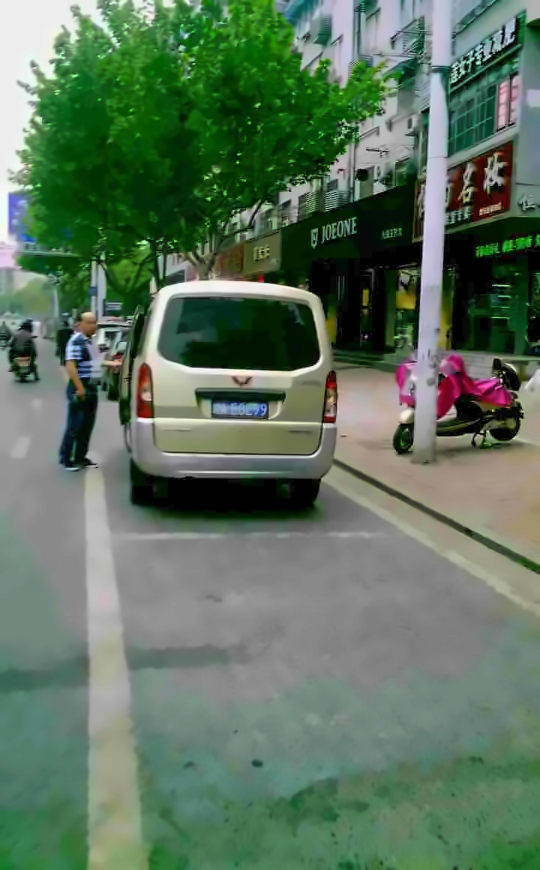
#> input picture images_processed/0023-2_2-286&531_360&558-360&558_286&555_286&531_360&534-0_0_4_32_4_33_33-101-5.jpg, 1080 x 1740 px, given as the content of the folder images, which was not available (shown at 1/2 size)
$ jupyter execute --allow-errors vc_pratica1_grupo1.ipynb   (older library calls are emulated)   (text cells are left out)
#> lines starting #> are read from the running program, lines starting #| are printed output that depends on the picture; pictures that were not available may be replaced by others from this repository, and a replacement may not be noted
### preprocessing_pipeline.py
"""Pipeline de pre-processamento de placas veiculares — SOMENTE filtros lineares.

Blocos disponiveis (todos lineares ou afins, ver ``LINEAR_BLOCKS``):

* conversao para cinza      -> combinacao linear fixa dos canais B, G, R
* suavizacao gaussiana      -> convolucao (linear, invariante ao deslocamento)
* normalizacao afim         -> T(r) = a*r + b, uma reta aplicada pixel a pixel
* unsharp mask              -> I + k*(I - G*I) = convolucao com (1+k)*delta - k*G

Nao ha nenhum operador de ordem (mediana), nenhum peso dependente do conteudo
(bilateral, non-local means), nenhuma equalizacao de histograma (global ou
CLAHE) e nenhuma curva nao-linear de intensidade (gamma, log). Isso e
verificado numericamente em ``check_linearity``.

Dois pipelines usam exatamente os mesmos blocos:

* ``pipeline_global``    -> parametros FIXOS, identicos para as 100 imagens
                             (a pergunta da pratica: um pipeline serve a todas?)
* ``pipeline_adaptive``  -> mesmos blocos, parametros escolhidos pelo
                             diagnostico da imagem e estatisticas do recorte
                             da placa (contraponto para a analise).
"""

import re
import sqlite3
from dataclasses import dataclass, asdict
from pathlib import Path

import cv2
import numpy as np
import pandas as pd
from skimage.restoration import estimate_sigma

CCPD_PATTERN = re.compile(
    r"^(?P<area>\d+)-(?P<tilt_h>\d+)_(?P<tilt_v>\d+)-"
    r"(?P<x1>\d+)&(?P<y1>\d+)_(?P<x2>\d+)&(?P<y2>\d+)-"
    r"(?P<v1x>\d+)&(?P<v1y>\d+)_(?P<v2x>\d+)&(?P<v2y>\d+)_"
    r"(?P<v3x>\d+)&(?P<v3y>\d+)_(?P<v4x>\d+)&(?P<v4y>\d+)-"
    r"(?P<plate_code>[\d_]+)-(?P<brightness_ccpd>\d+)-(?P<blur_ccpd>\d+)$"
)

# Limiares fixos calibrados a partir de mean +/- 0.5*std das metricas do
# RECORTE DA PLACA nas 100 imagens (secao de categorizacao do notebook),
# congelados em valores absolutos para permitir diagnosticar UMA imagem isolada.
BRIGHTNESS_LOW = 50.56
BRIGHTNESS_HIGH = 117.2
CONTRAST_LOW = 18.35
SHARPNESS_LOW = 61.13
NOISE_HIGH = 0.2357
PLATE_AREA_LOW = 0.01825


# --------------------------------------------------------------------------- #
# Metadados e metricas
# --------------------------------------------------------------------------- #
def parse_ccpd_bbox(filename_stem):
    m = CCPD_PATTERN.match(filename_stem)
    if m is None:
        return None
    g = m.groupdict()
    return (int(g["x1"]), int(g["y1"]), int(g["x2"]), int(g["y2"]))


def _clamp_bbox(x1, y1, x2, y2, w, h):
    x1, x2 = sorted((max(0, min(x1, w - 1)), max(0, min(x2, w - 1))))
    y1, y2 = sorted((max(0, min(y1, h - 1)), max(0, min(y2, h - 1))))
    if x2 <= x1:
        x2 = min(x1 + 1, w - 1)
    if y2 <= y1:
        y2 = min(y1 + 1, h - 1)
    return x1, y1, x2, y2


def to_gray(img):
    """BGR -> cinza (0.114 B + 0.587 G + 0.299 R). Ja em cinza: retorna como esta."""
    if img.ndim == 2:
        return img
    return cv2.cvtColor(img, cv2.COLOR_BGR2GRAY)


def compute_metrics(img, bbox=None):
    """Metricas objetivas na regiao da placa (se bbox) ou na imagem inteira."""
    h, w = img.shape[:2]
    plate_area_ratio = None
    if bbox is not None:
        x1, y1, x2, y2 = _clamp_bbox(*bbox, w, h)
        region = img[y1:y2, x1:x2]
        plate_area_ratio = ((x2 - x1) * (y2 - y1)) / (w * h)
    else:
        region = img

    gray = to_gray(region)
    noise_sigma = float(estimate_sigma(gray, average_sigmas=True, channel_axis=None))
    clipped = float(np.mean((gray <= 0) | (gray >= 255)))
    contrast = float(gray.std())
    lap_var = float(cv2.Laplacian(gray, cv2.CV_64F).var())
    return {
        "brightness_mean": float(gray.mean()),
        "contrast_std": contrast,
        "sharpness_laplacian_var": lap_var,
        # nitidez relativa: desvio do Laplaciano / desvio da imagem. Invariante
        # a T(r) = a*r + b, entao mede ganho de alta frequencia de verdade e
        # nao o simples reescalonamento de intensidade.
        "relative_sharpness": float(np.sqrt(lap_var) / max(contrast, 1e-6)),
        "noise_estimate": noise_sigma,
        "clipped_fraction": clipped,
        "plate_area_ratio": plate_area_ratio,
    }


def diagnose(metrics):
    flags = {
        "baixa_luz": metrics["brightness_mean"] < BRIGHTNESS_LOW,
        "estourada": metrics["brightness_mean"] > BRIGHTNESS_HIGH,
        "baixo_contraste": metrics["contrast_std"] < CONTRAST_LOW,
        "desfocada": metrics["sharpness_laplacian_var"] < SHARPNESS_LOW,
        "ruidosa": metrics["noise_estimate"] > NOISE_HIGH,
        "placa_pequena": False,
    }
    if metrics["plate_area_ratio"] is not None:
        flags["placa_pequena"] = metrics["plate_area_ratio"] < PLATE_AREA_LOW
    return flags


# --------------------------------------------------------------------------- #
# Blocos lineares
# --------------------------------------------------------------------------- #
def gaussian_smooth(gray, sigma):
    """Convolucao com kernel gaussiano. sigma <= 0 desliga o bloco (identidade)."""
    if sigma <= 0:
        return gray.astype(np.float32)
    return cv2.GaussianBlur(gray.astype(np.float32), (0, 0), sigma)


def affine_coefficients(gray, target_mean=127.0, target_std=60.0, stats_region=None):
    """Coeficientes (a, b) da reta T(r) = a*r + b que leva a regiao de
    referencia a ter media/desvio alvo. A regiao e apenas de onde as
    estatisticas sao lidas; a reta e aplicada a imagem inteira."""
    ref = gray if stats_region is None else stats_region
    mu, sd = float(np.mean(ref)), float(np.std(ref))
    a = target_std / max(sd, 1e-6)
    b = target_mean - a * mu
    return a, b


def affine_intensity(gray, a, b):
    """Transformacao linear de intensidade T(r) = a*r + b (sem clipping —
    o clipping para uint8 acontece so na saida, em ``to_uint8``)."""
    return a * gray.astype(np.float32) + b


def unsharp_mask(gray, sigma, amount):
    """I + amount*(I - G_sigma * I). Equivale a UMA convolucao com o kernel
    (1+amount)*delta - amount*G_sigma. amount <= 0 desliga o bloco."""
    g = gray.astype(np.float32)
    if amount <= 0 or sigma <= 0:
        return g
    blurred = cv2.GaussianBlur(g, (0, 0), sigma)
    return cv2.addWeighted(g, 1.0 + amount, blurred, -amount, 0.0)


def to_uint8(img_f32):
    return np.clip(np.rint(img_f32), 0, 255).astype(np.uint8)


LINEAR_BLOCKS = {
    "to_gray": "combinacao linear fixa dos canais (0.114B + 0.587G + 0.299R)",
    "gaussian_smooth": "convolucao com kernel gaussiano normalizado",
    "affine_intensity": "T(r) = a*r + b (reta; a, b sao escalares)",
    "unsharp_mask": "convolucao com (1+k)*delta - k*G_sigma",
}


# --------------------------------------------------------------------------- #
# Pipelines
# --------------------------------------------------------------------------- #
@dataclass
class PipelineParams:
    smooth_sigma: float = 0.0      # 0 = bloco gaussiano desligado
    target_mean: float = 127.0
    target_std: float = 60.0
    sharpen_sigma: float = 2.5
    sharpen_amount: float = 1.0    # 0 = unsharp mask desligado


# Escolhidos por busca em grade sobre as 100 imagens, maximizando a taxa de
# sucesso da metrica proposta (secao "Calibracao" do notebook). A suavizacao
# gaussiana global saiu perdendo em TODAS as configuracoes testadas.
GLOBAL_PARAMS = PipelineParams(smooth_sigma=0.0, target_std=60.0, sharpen_sigma=2.5, sharpen_amount=1.0)


def run_linear_pipeline(img_bgr, params, stats_bbox=None, return_stages=False):
    """Cinza -> suavizacao gaussiana -> normalizacao afim -> unsharp mask.

    ``stats_bbox`` (opcional) restringe de onde a normalizacao afim le media e
    desvio; a transformacao continua sendo aplicada a imagem inteira.
    """
    gray = to_gray(img_bgr)
    smoothed = gaussian_smooth(gray, params.smooth_sigma)

    stats_region = None
    if stats_bbox is not None:
        h, w = gray.shape
        x1, y1, x2, y2 = _clamp_bbox(*stats_bbox, w, h)
        stats_region = smoothed[y1:y2, x1:x2]
    a, b = affine_coefficients(smoothed, params.target_mean, params.target_std, stats_region)
    normalized = affine_intensity(smoothed, a, b)

    sharpened = unsharp_mask(normalized, params.sharpen_sigma, params.sharpen_amount)
    out = to_uint8(sharpened)

    if return_stages:
        stages = {
            "1_cinza": gray,
            "2_gauss": to_uint8(smoothed),
            "3_afim": to_uint8(normalized),
            "4_unsharp": out,
        }
        return out, (a, b), stages
    return out, (a, b)


def pipeline_global(img_bgr, bbox=None):
    """Pipeline A: mesmos parametros para todas as imagens; estatisticas da
    normalizacao lidas da imagem inteira (``bbox`` e ignorado de proposito:
    o pipeline global nao usa a anotacao da placa)."""
    del bbox
    out, ab = run_linear_pipeline(img_bgr, GLOBAL_PARAMS)
    return out, asdict(GLOBAL_PARAMS), ab


ADAPTIVE_BASE = PipelineParams(smooth_sigma=0.0, target_std=45.0, sharpen_sigma=1.5, sharpen_amount=0.0)
ADAPTIVE_SHARPEN_AMOUNT = 1.0


def adaptive_params(flags):
    """Escolha de parametros por diagnostico. So muda ESCALARES dos mesmos
    blocos lineares — nenhum bloco novo entra.

    Base: apenas normalizacao afim (estatisticas da placa, alvo 127 +/- 45).
    Placa desfocada: liga o unsharp mask (sigma 1.5, k = 1.0).
    O ramo "ruidosa -> gaussiana" foi testado e REJEITADO pela metrica
    (ver secao de calibracao do notebook); fica documentado, nao aplicado."""
    p = PipelineParams(**asdict(ADAPTIVE_BASE))
    if flags["desfocada"]:
        p.sharpen_amount = ADAPTIVE_SHARPEN_AMOUNT
    return p


def pipeline_adaptive(img_bgr, bbox=None):
    """Pipeline B: mesmos blocos, parametros por diagnostico e normalizacao
    afim com estatisticas lidas do recorte da placa."""
    metrics = compute_metrics(img_bgr, bbox=bbox)
    flags = diagnose(metrics)
    params = adaptive_params(flags)
    out, ab = run_linear_pipeline(img_bgr, params, stats_bbox=bbox)
    return out, asdict(params), ab


PIPELINES = {"global": pipeline_global, "adaptive": pipeline_adaptive}


# --------------------------------------------------------------------------- #
# Verificacao de linearidade
# --------------------------------------------------------------------------- #
def _spatial_operator(img_f32, params):
    """Parte espacial do pipeline (sem clipping), em float, para o teste de
    linearidade: gauss -> afim(a, b fixos) -> unsharp."""
    s = gaussian_smooth(img_f32, params.smooth_sigma)
    s = affine_intensity(s, 1.0, 0.0)
    return unsharp_mask(s, params.sharpen_sigma, params.sharpen_amount)


def check_linearity(params=GLOBAL_PARAMS, shape=(64, 96), seed=0, tol=1e-3):
    """Testa T(alpha*f + beta*g) == alpha*T(f) + beta*T(g) para a cadeia de
    convolucoes do pipeline. Retorna o erro maximo absoluto."""
    rng = np.random.default_rng(seed)
    f = rng.uniform(0, 255, shape).astype(np.float32)
    g = rng.uniform(0, 255, shape).astype(np.float32)
    alpha, beta = 0.7, -1.3
    lhs = _spatial_operator(alpha * f + beta * g, params)
    rhs = alpha * _spatial_operator(f, params) + beta * _spatial_operator(g, params)
    err = float(np.max(np.abs(lhs - rhs)))
    return err, err < tol * 255


def effective_kernel(params=GLOBAL_PARAMS, size=31):
    """Resposta ao impulso da cadeia gauss -> unsharp: como todos os blocos
    espaciais sao convolucoes, a composicao e UM unico kernel."""
    delta = np.zeros((size, size), np.float32)
    delta[size // 2, size // 2] = 1.0
    return _spatial_operator(delta, params)


# --------------------------------------------------------------------------- #
# Metrica de avaliacao
# --------------------------------------------------------------------------- #
SHARPNESS_RETENTION_MIN = 0.9
CLIPPED_MAX = 0.05
BRIGHTNESS_RANGE = (40.0, 215.0)


def kernel_noise_gain(params=GLOBAL_PARAMS):
    """||h||_2 do kernel efetivo: fator pelo qual um filtro linear multiplica o
    desvio-padrao de ruido branco. Como o pipeline e linear, o ganho total de
    ruido e exatamente a * ||h||_2 (a = coeficiente da normalizacao afim)."""
    h = effective_kernel(params)
    return float(np.sqrt(np.sum(h.astype(np.float64) ** 2)))


def evaluate_pair(before, after):
    """Metrica proposta — Indice de Legibilidade Linear (ILL), medida no recorte
    da placa, comparando entrada e saida em dois eixos:

    * eixo 1, contraste:  ganho_contraste = sigma_depois / sigma_antes
    * eixo 2, estrutura:  retencao_nitidez = rho_depois / rho_antes, com
                          rho = sigma(Laplaciano) / sigma(imagem)  (invariante afim)

    e um custo de artefato: fracao de pixels saturados (0 ou 255) e brilho
    medio da placa dentro de uma faixa legivel.

    ILL = log2(ganho_contraste) + log2(min(retencao_nitidez, 1))
    sucesso := ganho_contraste > 1  e  retencao >= 0.9  e  saturacao < 5 %
               e  brilho da placa em [40, 215].
    """
    contrast_gain = after["contrast_std"] / max(before["contrast_std"], 1e-6)
    retention = after["relative_sharpness"] / max(before["relative_sharpness"], 1e-6)
    ill = float(np.log2(max(contrast_gain, 1e-6)) + np.log2(min(max(retention, 1e-6), 1.0)))
    lo, hi = BRIGHTNESS_RANGE
    return {
        "contrast_gain": float(contrast_gain),
        "sharpness_retention": float(retention),
        "clipped_fraction_after": after["clipped_fraction"],
        "ill": ill,
        "success": bool(
            contrast_gain > 1.0
            and retention >= SHARPNESS_RETENTION_MIN
            and after["clipped_fraction"] < CLIPPED_MAX
            and lo <= after["brightness_mean"] <= hi
        ),
    }


# --------------------------------------------------------------------------- #
# Lote
# --------------------------------------------------------------------------- #
def process_folder(images_dir, output_dir, pipeline="global", db_path=None):
    images_dir = Path(images_dir)
    output_dir = Path(output_dir)
    output_dir.mkdir(parents=True, exist_ok=True)
    fn = PIPELINES[pipeline]

    records = []
    for path in sorted(images_dir.glob("*.jpg")):
        img_bgr = cv2.imread(str(path))
        if img_bgr is None:
            continue
        bbox = parse_ccpd_bbox(path.stem)

        before = compute_metrics(img_bgr, bbox=bbox)
        flags = diagnose(before)
        processed, params, (a, b) = fn(img_bgr, bbox=bbox)
        after = compute_metrics(processed, bbox=bbox)
        evaluation = evaluate_pair(before, after)

        out_path = output_dir / path.name
        cv2.imwrite(str(out_path), processed, [cv2.IMWRITE_JPEG_QUALITY, 95])

        records.append({
            "filename": path.name,
            "original_path": str(path),
            "processed_path": str(out_path),
            "pipeline": pipeline,
            **{f"flag_{k}": v for k, v in flags.items()},
            **{f"param_{k}": v for k, v in params.items()},
            "affine_a": a,
            "affine_b": b,
            **{f"{k}_before": v for k, v in before.items()},
            **{f"{k}_after": v for k, v in after.items()},
            **evaluation,
        })

    df = pd.DataFrame(records)
    if db_path is not None:
        conn = sqlite3.connect(db_path)
        df.to_sql("image_mapping", conn, if_exists="replace", index=True, index_label="id")
        conn.close()
    return df

### vc_pratica1_grupo1.ipynb
[cell 1]
import sys
import sqlite3
import zipfile
import itertools
from pathlib import Path

import cv2
import numpy as np
import pandas as pd
import matplotlib.pyplot as plt
import matplotlib.patches as mpatches
import skimage

sys.path.insert(0, str(Path.cwd()))
import preprocessing_pipeline as pp

IMAGES_DIR = Path("images")
OUT_GLOBAL = Path("images_processed_global")     # saida do pipeline A
OUT_ADAPTIVE = Path("images_processed")          # saida do pipeline B (entregavel principal)
np.random.seed(0)
plt.rcParams["figure.dpi"] = 110
pd.set_option("display.width", 160)
pd.set_option("display.max_columns", 30)

print("python", sys.version.split()[0], "| opencv", cv2.__version__, "| numpy", np.__version__,
      "| pandas", pd.__version__, "| scikit-image", skimage.__version__)

[cell 2]
def parse_ccpd_filename(stem):
    m = pp.CCPD_PATTERN.match(stem)
    if m is None:
        return None
    g = m.groupdict()
    return {
        "area_raw": int(g["area"]), "tilt_h": int(g["tilt_h"]), "tilt_v": int(g["tilt_v"]),
        "bbox_x1": int(g["x1"]), "bbox_y1": int(g["y1"]), "bbox_x2": int(g["x2"]), "bbox_y2": int(g["y2"]),
        "brightness_ccpd": int(g["brightness_ccpd"]), "blur_ccpd": int(g["blur_ccpd"]),
    }

files = sorted(IMAGES_DIR.glob("*.jpg"))
rows, unparsed = [], []
for f in files:
    meta = parse_ccpd_filename(f.stem)
    if meta is None:
        unparsed.append(f.name)
        continue
    meta["filename"] = f.name
    meta["path"] = str(f)
    rows.append(meta)

meta_df = pd.DataFrame(rows)
print(f"Total de imagens: {len(files)} | parseadas: {len(rows)} | fora do padrao: {len(unparsed)}")
#> (the rest of this cell did not finish here and is left out)

[cell 3]
def load_bgr(row):
    return cv2.imread(row["path"])
#> returned value is the input picture: shape (1740, 1080, 3); mean B, G, R 94.3, 115, 93.3

def bbox_of(row):
    return (row["bbox_x1"], row["bbox_y1"], row["bbox_x2"], row["bbox_y2"])

records = []
for _, row in meta_df.iterrows():
    img = load_bgr(row)
    full = pp.compute_metrics(img)
#> in to_gray, `return cv2.cvtColor(img, cv2.COLOR_BGR2GRAY)`:
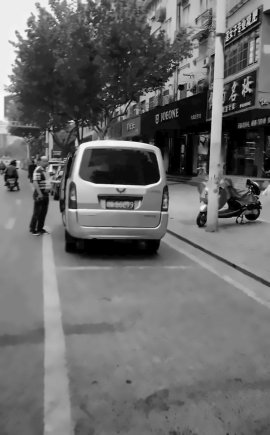
#> returned value: shape (1740, 1080) (shown at 1/4 size); min 0, max 255, mean 106.1
#> in compute_metrics, `noise_sigma = float(estimate_sigma(gray, average_sigmas=True, channel_..`: noise_sigma = 0.253
#> in compute_metrics, `clipped = float(np.mean((gray <= 0) | (gray >= 255)))`: clipped = 0.0183
#> in compute_metrics, `contrast = float(gray.std())`: contrast = 53.28
#> in compute_metrics, `lap_var = float(cv2.Laplacian(gray, cv2.CV_64F).var())`: lap_var = 62.34
#> full = 7 items
    plate = pp.compute_metrics(img, bbox=bbox_of(row))
#> call 2 of compute_metrics, with bbox = (286, 531, 360, 558)
#> in compute_metrics (call 2), `region = img[y1:y2, x1:x2]`:
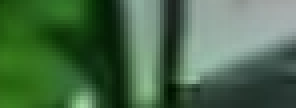
#> region: shape (27, 74, 3) (shown 4 times larger); mean B, G, R 73.8, 106.1, 72.6
#> in to_gray (call 2), `return cv2.cvtColor(img, cv2.COLOR_BGR2GRAY)`:
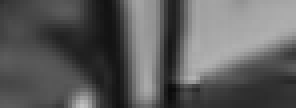
#> returned value: shape (27, 74) (shown 4 times larger); min 10, max 192, mean 92.4
#> in compute_metrics (call 2), `noise_sigma = float(estimate_sigma(gray, average_sigmas=True, channel_..`: noise_sigma = 0.389
#> in compute_metrics (call 2), `clipped = float(np.mean((gray <= 0) | (gray >= 255)))`: clipped = 0
#> in compute_metrics (call 2), `contrast = float(gray.std())`: contrast = 48.85
#> in compute_metrics (call 2), `lap_var = float(cv2.Laplacian(gray, cv2.CV_64F).var())`: lap_var = 95.18
#> plate = {'brightness_mean': 92.37, 'contrast_std': 48.85, 'sharpness_laplacian_var': 95.18, 'relative_sharpness': 0.2, 'noise_estimate': 0.389, 'clipped_fraction': 0, 'plate_area_ratio': 0.00106}
    records.append({
        "filename": row["filename"], "width": img.shape[1], "height": img.shape[0],
        **{k: v for k, v in full.items() if k != "plate_area_ratio"},
        **{f"plate_{k}": v for k, v in plate.items()},
    })

df = meta_df.merge(pd.DataFrame(records), on="filename")
#> df = table of 1 rows and 26 columns
print(df.shape, "| resolucoes:", df[["width", "height"]].drop_duplicates().values.tolist())
#| (1, 26) | resolucoes: [[1080, 1740]]
df[["plate_brightness_mean", "plate_contrast_std", "plate_sharpness_laplacian_var",
    "plate_relative_sharpness", "plate_noise_estimate", "plate_plate_area_ratio"]].describe().round(3)
#> Out = table of 8 rows and 6 columns

[cell 4]
hist_cols = [
    ("plate_brightness_mean", "Brilho médio da placa"),
    ("plate_contrast_std", "Contraste RMS da placa"),
    ("plate_sharpness_laplacian_var", "Nitidez da placa (var. Laplaciano)"),
    ("plate_relative_sharpness", "Nitidez relativa ρ da placa"),
    ("plate_noise_estimate", "Ruído estimado (placa)"),
    ("plate_plate_area_ratio", "Área relativa da placa"),
]
fig, axes = plt.subplots(2, 3, figsize=(15, 7.5))
for ax, (col, title) in zip(axes.flat, hist_cols):
    ax.hist(df[col], bins=15, color="#3b6ea5", edgecolor="white")
    ax.set_title(title, fontsize=10)
fig.tight_layout()
plt.show()
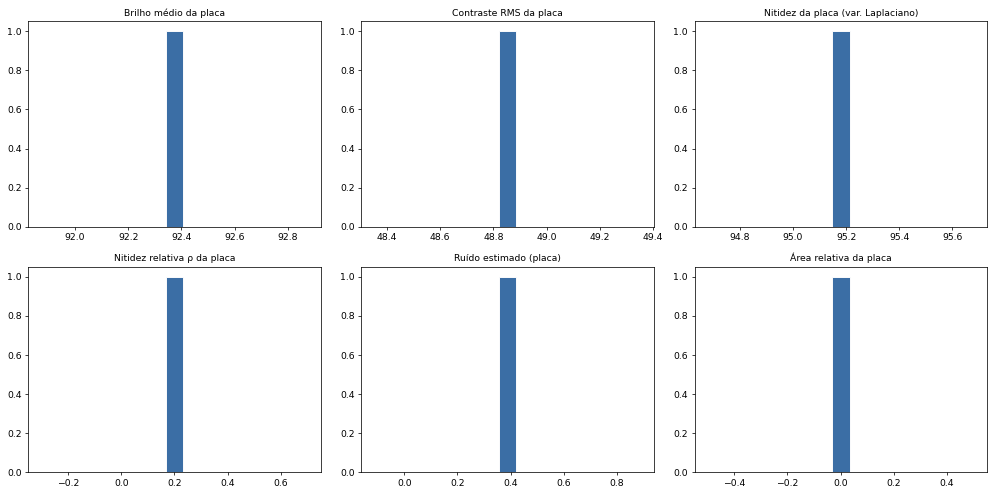
#> figure drawn by matplotlib, 6 panels; panel 1: tallest bar 1 high, from x = 92.34 to 92.41; panel 2: tallest bar 1 high, from x = 48.82 to 48.89; panel 3: tallest bar 1 high, from x = 95.15 to 95.21; panel 4: tallest bar 1 high, from x = 0.166 to 0.233

print(f"Placas com sigma de ruido estimado == 0: {(df['plate_noise_estimate'] == 0).sum()} de 100 "
      "(estimador wavelet colapsa em recortes pequenos e borrados — limitacao usada mais adiante)")
#| Placas com sigma de ruido estimado == 0: 0 de 100 (estimador wavelet colapsa em recortes pequenos e borrados — limitacao usada mais adiante)
#> (the rest of the program and of its run is left out)
